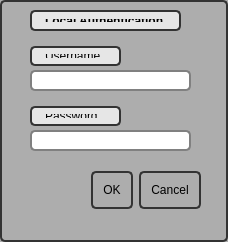
<?xml version="1.0" encoding="UTF-8"?>
<ui version="4.0">
 <class>LocalAuth</class>
 <widget class="QWidget" name="LocalAuth">
  <property name="geometry">
   <rect>
    <x>0</x>
    <y>0</y>
    <width>228</width>
    <height>242</height>
   </rect>
  </property>
  <property name="windowTitle">
   <string>Form</string>
  </property>
  <property name="windowOpacity">
   <double>20.000000000000000</double>
  </property>
  <property name="autoFillBackground">
   <bool>false</bool>
  </property>
  <property name="styleSheet">
   <string notr="true">QWidget {
	background-color: #ADADAD;
    border: 2px solid #333333;
    border-radius: 10px;   
    padding: 10px;
    border-radius: 5px;
}
</string>
  </property>
  <widget class="QDialogButtonBox" name="buttonBox">
   <property name="geometry">
    <rect>
     <x>70</x>
     <y>170</y>
     <width>131</width>
     <height>41</height>
    </rect>
   </property>
   <property name="standardButtons">
    <set>QDialogButtonBox::StandardButton::Cancel|QDialogButtonBox::StandardButton::Ok</set>
   </property>
  </widget>
  <widget class="QLineEdit" name="userLineEdit">
   <property name="geometry">
    <rect>
     <x>30</x>
     <y>70</y>
     <width>161</width>
     <height>21</height>
    </rect>
   </property>
   <property name="styleSheet">
    <string notr="true">QLineEdit {
	background-color: white;
    color: black;
    border: 2px solid grey;
    border-radius: 10px;   
    padding: 10px;
    border-radius: 5px;
}

    </string>
   </property>
   <property name="text">
    <string/>
   </property>
  </widget>
  <widget class="QLineEdit" name="passLineEdit">
   <property name="geometry">
    <rect>
     <x>30</x>
     <y>130</y>
     <width>161</width>
     <height>21</height>
    </rect>
   </property>
   <property name="styleSheet">
    <string notr="true">QLineEdit {
	background-color: white;
    color: white;
    border: 2px solid grey;
    border-radius: 10px;   
    padding: 10px;
    border-radius: 5px;
}
</string>
   </property>
   <property name="text">
    <string/>
   </property>
   <property name="echoMode">
    <enum>QLineEdit::EchoMode::PasswordEchoOnEdit</enum>
   </property>
  </widget>
  <widget class="QLabel" name="titleLabel">
   <property name="geometry">
    <rect>
     <x>30</x>
     <y>10</y>
     <width>151</width>
     <height>21</height>
    </rect>
   </property>
   <property name="styleSheet">
    <string notr="true">QLabel {
	background-color: #e6e6e6;
    font-size: 12px;
    font-weight: bold;
    color: black;
}</string>
   </property>
   <property name="text">
    <string>Local Authentication</string>
   </property>
  </widget>
  <widget class="QLabel" name="userLabel">
   <property name="geometry">
    <rect>
     <x>30</x>
     <y>46</y>
     <width>91</width>
     <height>20</height>
    </rect>
   </property>
   <property name="styleSheet">
    <string notr="true">QLabel {
	background-color: #e6e6e6;
    font-size: 12px;
    color: black;
}</string>
   </property>
   <property name="text">
    <string>Username</string>
   </property>
  </widget>
  <widget class="QLabel" name="passLabel">
   <property name="geometry">
    <rect>
     <x>30</x>
     <y>106</y>
     <width>91</width>
     <height>20</height>
    </rect>
   </property>
   <property name="styleSheet">
    <string notr="true">QLabel {
	background-color: #e6e6e6;
    font-size: 12px;
    color: black;
}</string>
   </property>
   <property name="text">
    <string>Password</string>
   </property>
  </widget>
 </widget>
 <resources/>
 <connections/>
</ui>
